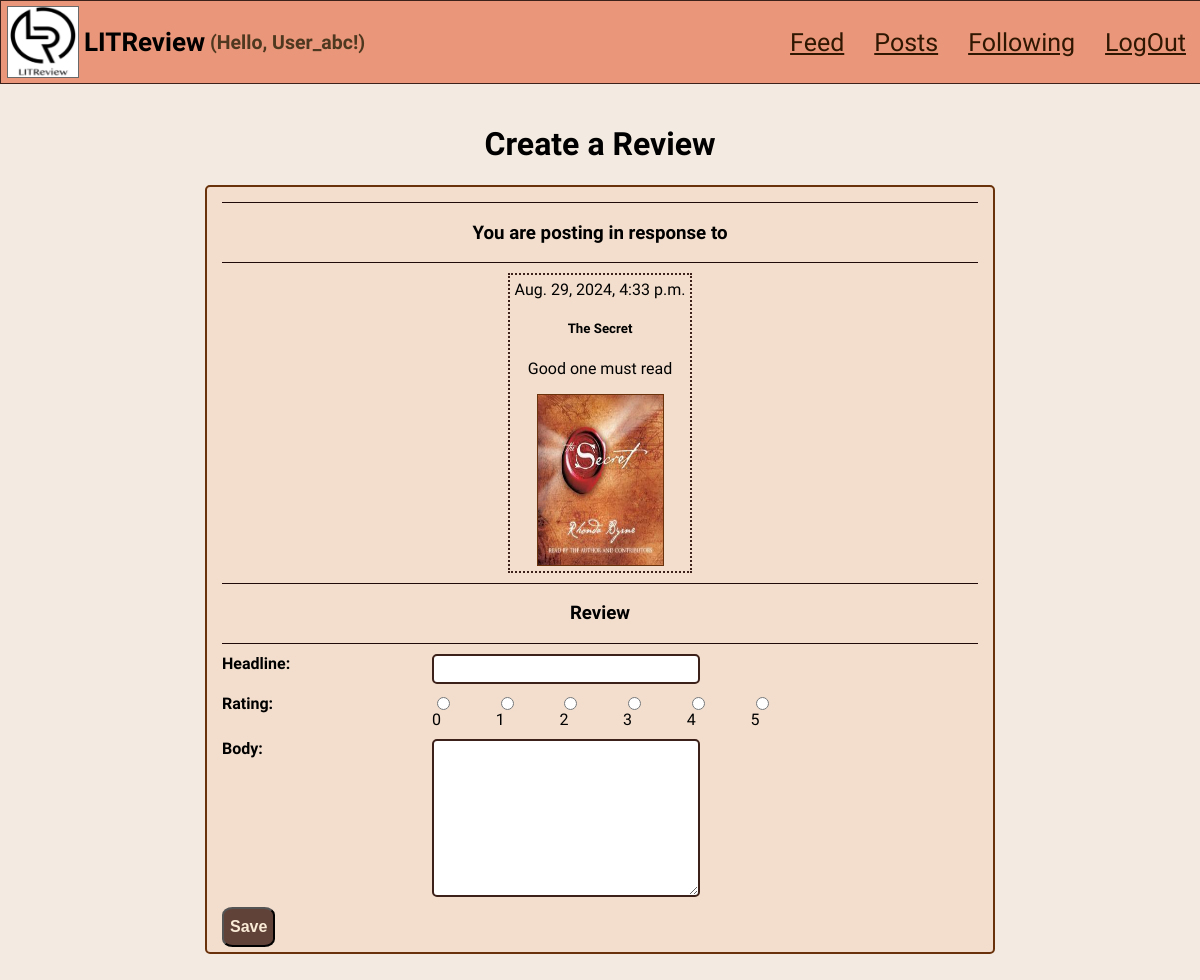
The app's page /blog/post_review/8 (signed in) with its own data.
### authentication/models.py (models this page shows)
class User(AbstractUser):
    username = models.CharField(max_length=50, unique=True, default="")
    follows = models.ManyToManyField(
        'self',
        symmetrical=False)

### blog/models.py (models this page shows, shortened)
class Ticket(models.Model):
    title = models.CharField(max_length=120)
    description = models.TextField(max_length=2048, blank=True)
    user = models.ForeignKey(User, on_delete=models.CASCADE)
    image = models.ImageField(null=True, blank=True)
    time_created = models.DateTimeField(auto_now_add=True)
    IMAGE_MAX_SIZE = (258, 392)

### blog/views.py (the view, shortened to what this page needs)
# urls.py: path('post_review/<int:tid>', blog.views.post_review_to_ticket,
@login_required
def post_review_to_ticket(request, tid):
    review_form = forms.ReviewForm()
    if tid:
        ticket = get_object_or_404(models.Ticket, id=tid)
        context = {'ticket': ticket,
                   'review_form': review_form}
    return render(request, 'blog/post_review_to_ticket.html', context=context)

### blog/forms.py
class ReviewForm(forms.ModelForm):
    class Meta:
        model = models.Review
        CHOICES = [
            (i, i) for i in range(0, 6)
        ]
        widgets = {
            'rating': forms.RadioSelect(choices=CHOICES)
        }
        fields = ['headline', 'rating', 'body']

### blog/templates/blog/post_review_to_ticket.html (shortened to what this page needs)
{% extends 'base.html' %}
{% block content %}
<div class="home_page">
    <h1>Create a Review</h1>
    <form method="post" enctype="multipart/form-data">
    <div class="edit_form">
        <div class="col-merge"><h3>You are posting in response to</h3></div>
        <div class="ele4">
        {% include 'blog/partials/ticket_snippet.html' with ticket=ticket %}
        </div>
        <div class="col-merge"><h3>Review</h3></div>
        {% for field in review_form %}
            <div class="col-1">{{ field.label }}:</div>
            <div class="col-2">{{ field }}</div>
        {% endfor %}
        <div class="col-1"><button type="submit">Save</button></div>
        </form>
    </div>
{% endblock content %}

### templates/base.html (shortened to what this page needs)
{% load static %}
<html>
    <head>
        <link rel="stylesheet" href="{% static 'style.css' %}" type="text/css" />
    </head>
    <body>
        <header class="header">
            <img src="{% static 'logo.png' %}" alt="" class="logo">
            <h1>LITReview </h1>
                {% if user.is_authenticated %}
                <h2>
                    &nbsp;(Hello, {{ request.user }}!)
                </h2>
                <nav class="navbar">
                    <a href="{% url 'home' %}">Feed</a>
                    <a href="{% url 'own_posts' %}">Posts</a>
                    <a href="{% url 'follow_users' %}">Following</a>
                    <a href="{% url 'logout' %}">LogOut</a>
                </nav>
            {% endif %}
        </header>
        {% block content %}{% endblock content %}
    </body>
</html>

### blog/templates/blog/partials/ticket_snippet.html
{% load blog_extras %}
        <div class="child-element ele2">{{ ticket.time_created }}</div>
        <div class="child-element ele3">
            <h5>{{ ticket.title }}</h5>
            <p>
            {{ ticket.description }}</p>
            {% if ticket.image %}
                <img src="{{ ticket.image.url }}" alt="" class="book-img">
            {% endif %}
        </div>

### staticfiles/style.css (style rules this page uses)
body { margin: 0 auto; align-items: center; justify-content: center; box-sizing: border-box; scroll-behavior: smooth; font-family: "Nova Round", system-ui; background-color:rgb(243, 235, 225); }
.header { background-color:darksalmon; padding:5px; display: flex; width: 100%; align-items: center; font-size: small; margin-bottom: 10px; border: 1px solid #3b2119 ; }
.logo { height: 70px; width: 70px; margin-right: 5PX; margin-left: 1px; border-color: dimgrey; border-style: solid; }
h1 { text-align: center; }
h2 { display: inline-block; color:rgb(78, 56, 31); text-align: center; justify-content: center; }
.delete-form input, .edit_form input[type="submit"], button { position: relative; width:max-content; height: 40px; color: antiquewhite; border-radius: 20%; font-size: medium; background-color:#614239; font-weight: bold; }
.login-form input[type="text"], .login-form input[type="password"], .home_page input[type="text"] { width:200px; height: 30px; border-radius:5px; border:2px solid #3b2119; font-family: "Nova Round", system-ui; outline:none; padding-left:10px; }
.header .navbar { padding: 0px 20px; display: flex; flex:2; overflow: hidden; justify-content: right; align-items: right; }
.header .navbar a { color:#301702; display: flex; padding-left: 30px; font-size: 25px; transition: all 0.3s ease 0s; text-align: center; }
.home_page { width: 90%; text-align: center; justify-content: center; margin: auto; padding: 10px; justify-self: center; }
.child-element { margin: 5px; align-items: center; }
.ele3, .ele4 { grid-column: span 2; }
.ele4 { place-self: center; border: 2px dotted #3b2119; border-spacing: 10px; }
.edit_form { display: grid; grid-template-columns: 200px 1fr; grid-gap: 10px; border-radius: 5px; border: 2px solid rgb(105, 50, 10); background-color: rgb(243, 222, 205); padding: 15px; width: 70%; margin: auto; }
.edit_form input[type="text"], .edit_form textarea { width: 70%; resize: vertical; border-radius:5px; border:2px solid #3b2119; font-family: "Nova Round", system-ui; }
.col-1 { width: 20%; resize: vertical; height: 30px; font-family: "Nova Round", system-ui; font-weight: bold; text-align: right; }
.col-2 { width: 70%; text-align: left; resize: horizontal; }
#id_rating { display: flex; }
#id_rating label { margin-right: 50px; }
.col-merge { width: 100%; grid-column: span 2; place-self: center; border-top: 1px solid rgb(32, 9, 9); border-bottom: 1px solid rgb(32, 9, 9); }
img { width: 125px; height: 170px; border: 1px solid rgb(105, 50, 10);; }

### records on screen
User: user "User_abc"
Ticket: time_created "Aug. 29, 2024, 4:33 p.m.", title "The Secret", description "Good one must read", image (picture)

### other values on screen
{{ field.label }} "Headline" "Rating" "Body"
